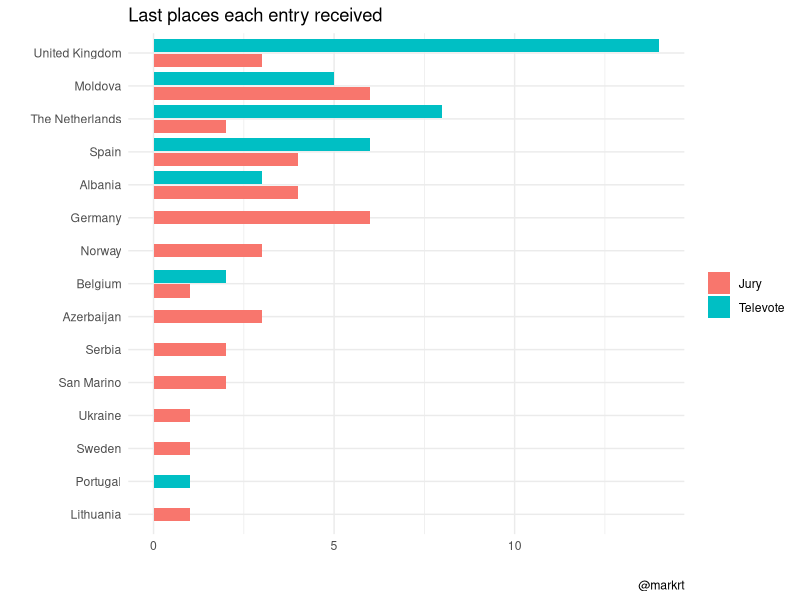
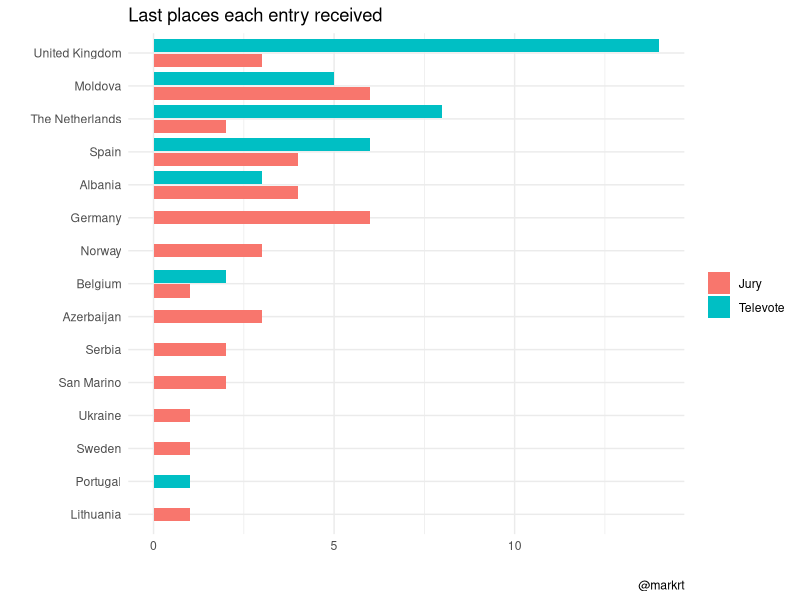

The R script that drew these images, in order:
### what was the distribution of last places in eurovision 2021 like?
# obviously when you live in the uk everyone bangs on about how everyone hates us
# my suspicion is that we didn't do horribly in terms of last places,
# just didn't do well enough with any televote or jury to get on the board

# let's find out

# load packages
library(tidyverse)

# load data
eurovision_2021 <- 
  read_csv("eurovision_2021_clean_with_points.csv")

# filter to just last places
# nb the max differs according to whether a country's in the final or not
# hence the rankings_given bit
eurovision_2021 %>% 
  select(-c(juror_a_ranking:juror_e_ranking, 
            jury_points:televote_points)) %>% 
  group_by(points_from) %>% 
  mutate(rankings_given = n()) %>% 
  pivot_longer(jury_rank:televote_rank,
               names_to = "source",
               values_to = "ranking") %>% 
  mutate(source = fct_recode(source,
                             "Jury" = 
                               "jury_rank",
                             "Televote" = 
                               "televote_rank")) %>% 
  filter(ranking == rankings_given) %>%
  group_by(points_to) %>% 
  mutate(total_last_places = n()) %>% 
  ggplot() +
  aes(y = fct_reorder(points_to,
                      total_last_places),
      fill = source) +
  geom_bar(position = position_dodge2(preserve = "single"))  +
  theme_minimal() +
  labs(x = "",
       y = "",
       fill = "",
       title = "Last places each entry received",
       caption = "@markrt")
ggsave("last_places.png",
       width = 16/2.5,
       height = 9/2.5)  
  

